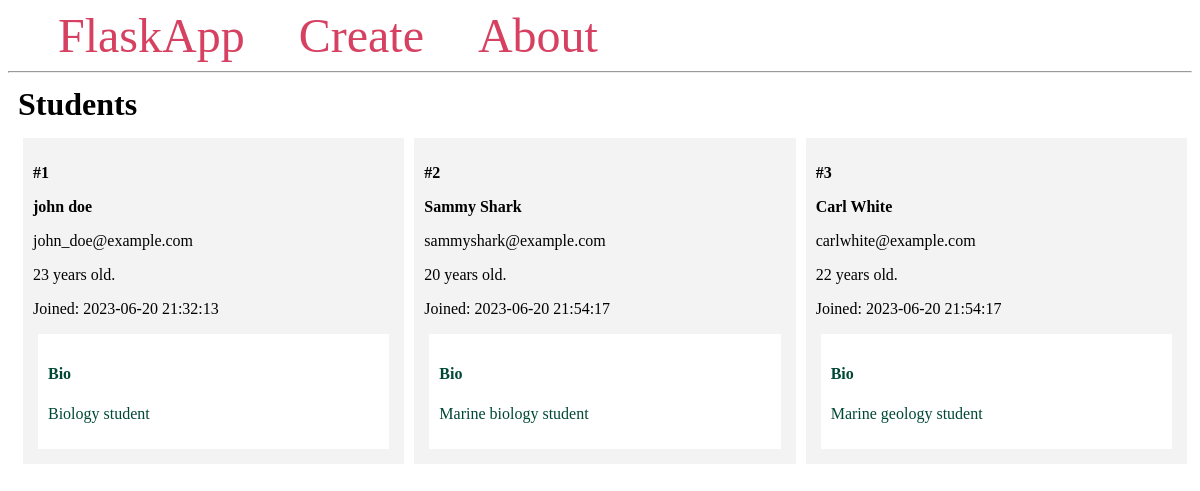
Before: / with the older database file.
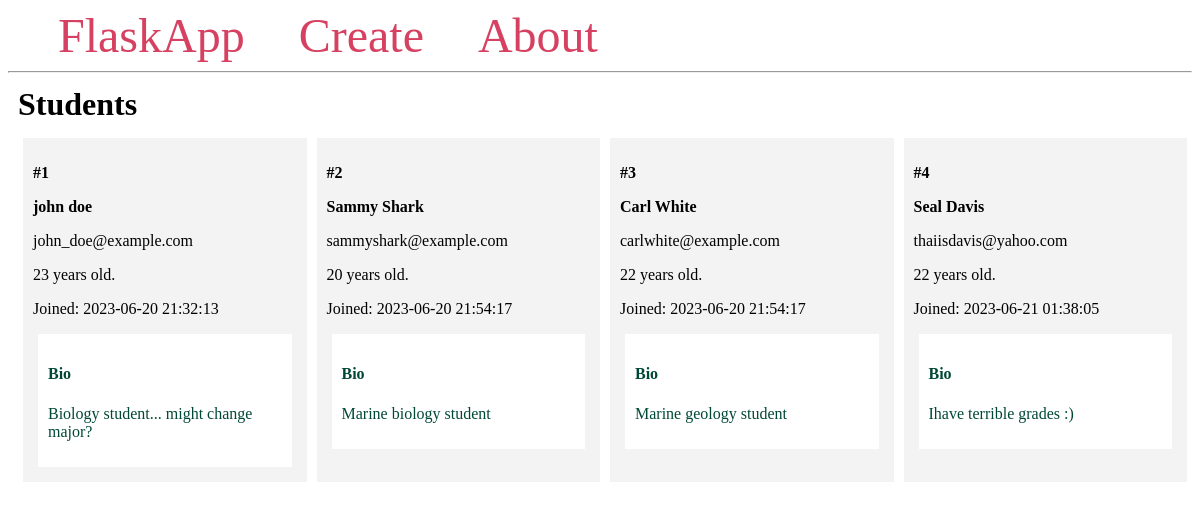
After: the same page with the newer database file.
### app.py (models this page shows, shortened)
class Student(db.Model):
    id = db.Column(db.Integer, primary_key=True)
    firstname = db.Column(db.String(100), nullable=False)
    lastname = db.Column(db.String(100), nullable=False)
    email = db.Column(db.String(80), unique=True, nullable=False)
    age = db.Column(db.Integer)
    created_at = db.Column(db.DateTime(timezone=True),
                           server_default=func.now())
    bio = db.Column(db.Text)

### app.py (the view)
@app.route('/')
def index():
    students = Student.query.all()
    return render_template('index.html', students=students)

### templates/index.html
{% extends 'base.html' %}
{% block content %}
    <h1 class="title">{% block title %} Students {% endblock %}</h1>
    <div class="content">
        {% for student in students %}
            <div class="student">
                <p><b>#{{ student.id }}</b></p>
                <b>
                    <p class="name">{{ student.firstname }} {{ student.lastname }}</p>
                </b>
                <p>{{ student.email }}</p>
                <p>{{ student.age }} years old.</p>
                <p>Joined: {{ student.created_at }}</p>
                <div class="bio">
                    <h4>Bio</h4>
                    <p>{{ student.bio }}</p>
                </div>
            </div>
        {% endfor %}
    </div>
{% endblock %}

### templates/base.html (shortened to what this page needs)
<!DOCTYPE html>
<html lang="en">
<head>
</head>
<body>
    <nav>
        <a href="{{ url_for('index') }}">FlaskApp</a>
        <a href="#">Create</a>
        <a href="#">About</a>
    </nav>
    <hr>
    <div class="content">
        {% block content %} {% endblock %}
    </div>
</body>
</html>

### templates/base.html (style rules this page uses)
.title { margin: 5px; }
.content { margin: 5px; width: 100%; display: flex; flex-direction: row; flex-wrap: wrap; }
.student { flex: 20%; padding: 10px; margin: 5px; background-color: #f3f3f3; inline-size: 100%; }
.bio { padding: 10px; margin: 5px; background-color: #ffffff; color: #004835; }
nav a { color: #d64161; font-size: 3em; margin-left: 50px; text-decoration: none; }

Changed rows visible on the page:
changed Student "john": bio "Biology student" → "Biology student... might change major?"
added Student: id "4", firstname "Seal", lastname "Davis", email "thaiisdavis@yahoo.com", age "22", created_at "2023-06-21 01:38:05", bio "Ihave terrible grades :)"
